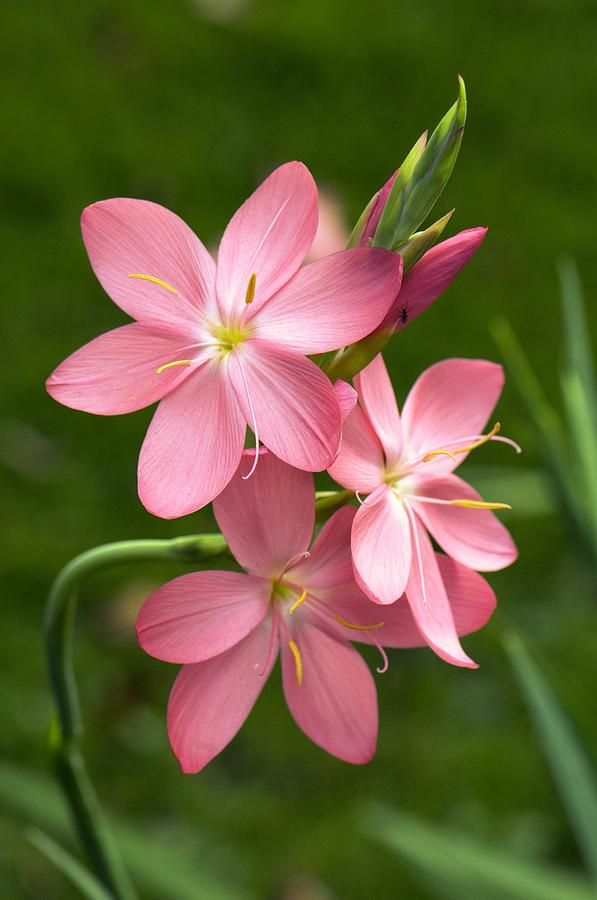
#> input picture assignments/flower.jpg, 597 x 900 px
$ python 11_fourier_transform.py   (older library calls are emulated)
#> lines starting #> are read from the running program, lines starting #| are printed output that depends on the picture; after the words box and inside, x2 and y2 are one past the last pixel; in counts of white or black regions, pixels touching at a corner belong together
# Apply Fourier Transform for image filtering and enhancement.
# Problem:
# Load an image using OpenCV.
# Convert the image to the frequency domain using the Fourier Transform.
# Apply a low-pass filter to remove high-frequency noise.
# Convert the image back to the spatial domain and display the filtered image.


import cv2
import numpy as np


# Load the image as grayscale
img = cv2.imread('flower.jpg', cv2.IMREAD_GRAYSCALE)
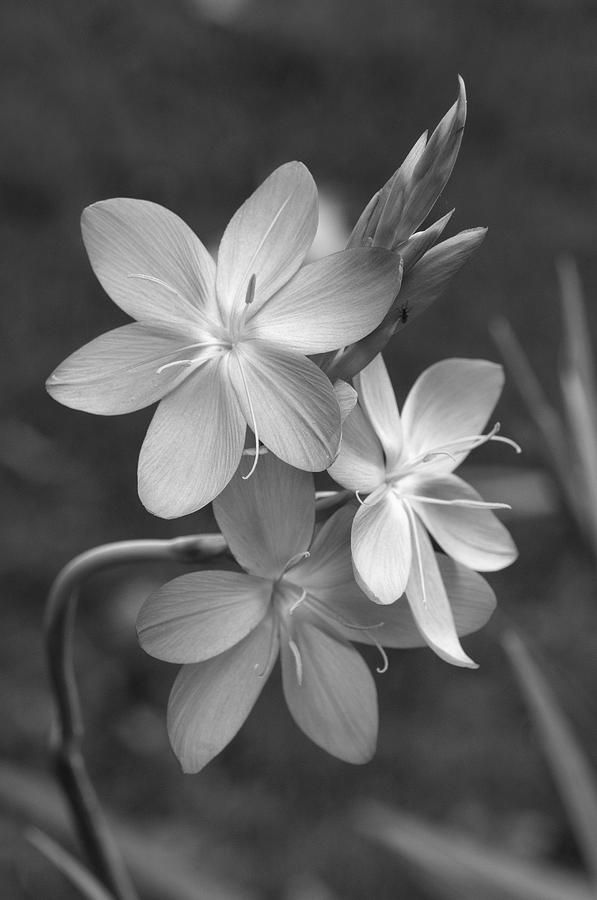
#> img: shape (900, 597); min 0, max 254, mean 93.3


# Compute the Fourier Transform
f = np.fft.fft2(img)
fshift = np.fft.fftshift(f)


# Create a low-pass filter
rows, cols = img.shape
#> rows = 900; cols = 597
crow, col_center = rows//2, cols//2
#> crow = 450; col_center = 298
mask = np.zeros((rows, cols), np.uint8)
radius = 30  # Adjust radius for desired filtering
cv2.circle(mask, (col_center, crow), radius, 1, -1)
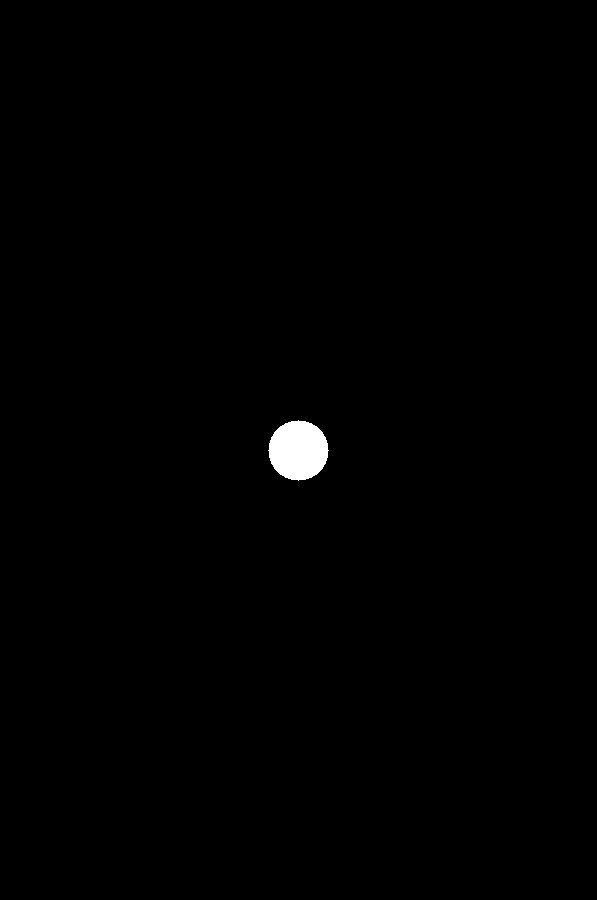
#> mask: shape (900, 597); values 0 (black) and 1 (white), 0.53% white; 1 white region, box (x1, y1, x2, y2) and area: (268, 420, 329, 481) 2821


# Apply the filter
fshift[crow-radius:crow+radius, col_center-radius:col_center+radius] = 0


# Inverse Fourier Transform
f_ishift = np.fft.ifftshift(fshift)
img_back = np.fft.ifft2(f_ishift)
img_back = np.abs(img_back)
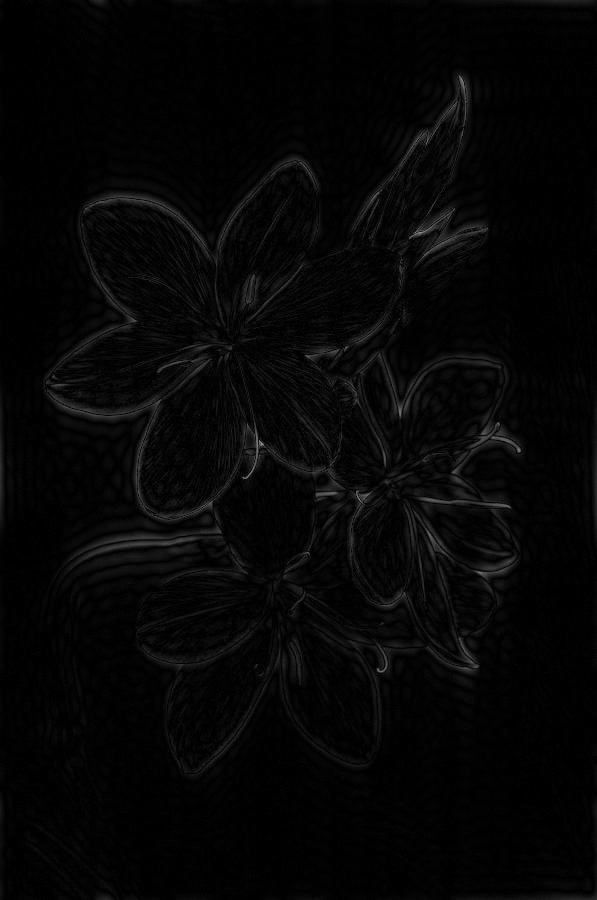
#> img_back: shape (900, 597) float64; min 0.0012, max 140.8, mean 6


# Normalizing the image
img_norm = cv2.normalize(img, None, alpha=0, beta=255, norm_type=cv2.NORM_MINMAX, dtype=cv2.CV_8U)
img_back_norm = cv2.normalize(img_back, None, alpha=0, beta=255, norm_type=cv2.NORM_MINMAX, dtype=cv2.CV_8U)
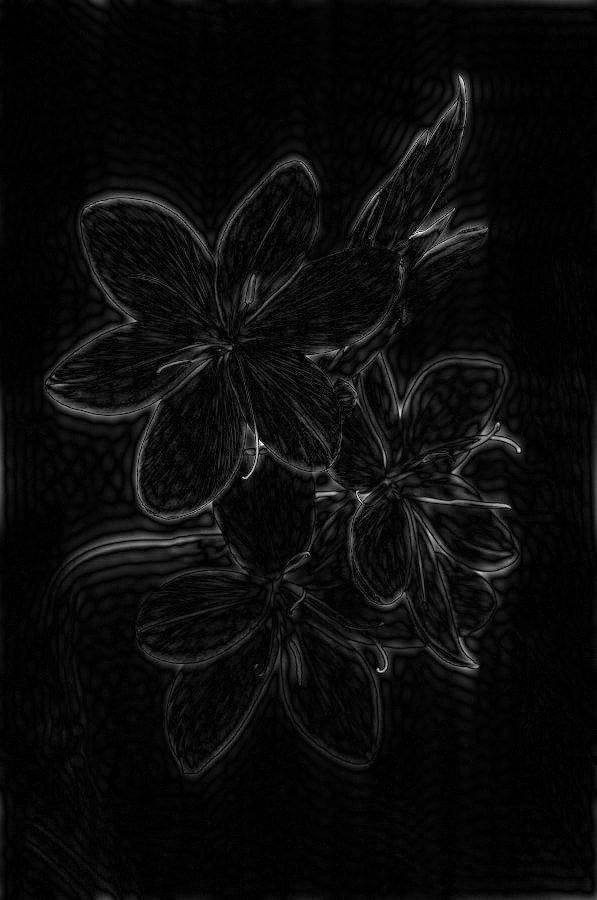
#> img_back_norm: shape (900, 597); min 0, max 255, mean 11


# Displaying the output
cv2.imshow('Input Image', img_norm)
cv2.imshow('Filtered Image', img_back_norm)
cv2.waitKey(0)
cv2.destroyAllWindows()
